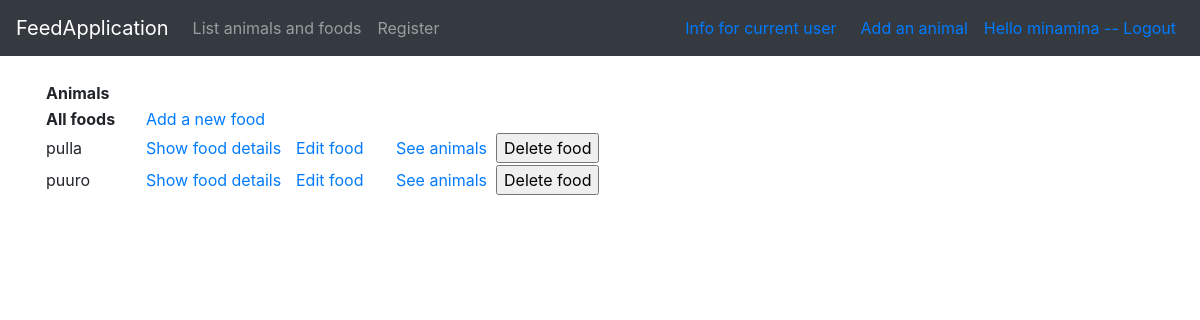
/animals/ (signed in), run on the app's committed database.
### application/auth/models.py (models this page shows, shortened)
class User(Base):
    __tablename__ = "account"
    name = db.Column(db.String(144), nullable=False)
    username = db.Column(db.String(144), nullable=False)
    password = db.Column(db.String(144), nullable=False)
    animals = db.relationship("Animal", backref='account', lazy=True)

### application/animals/models.py (models this page shows, shortened)
class Food(Base):
    name = db.Column(db.String(144), unique=True, nullable = False) #unique lisätty
    animals = db.relationship("Animal", secondary=animals_foods, back_populates='foods', lazy='dynamic')
    price = db.Column(db.Integer, nullable = True)

### application/animals/views.py (the view)
@app.route("/animals/", methods=["GET"])
def animals_index():
    return render_template("animals/list.html", animals = Animal.query.all(), foods = Food.query.all())

### application/__init__.py (called while the page is built)
@login_manager.user_loader
def load_user(user_id):
    return User.query.get(user_id)

### application/templates/animals/list.html (shortened to what this page needs)
{% extends "layout.html" %}
{% block body %}
  <table>
    <tr>
      <td><b>Animals</b></td>
      <td></td>
      <td></td>
    </tr>
  </table>
  <table>
    <tr>
      <td style="width:100px"><b>All foods</b></td>
      <td style="width:150px"><a href="{{ url_for('new_food_form') }}">Add a new food</a></td>
    </tr>
      {% for food in foods %}
        <tr><td>{{ food.name }}</td>
          <td style="width:150px"><a href="{{ url_for('show_food', food_id=food.id)}}">Show food details</a></td>
          <td style="width:100px"><a href="{{ url_for('show_update_food', food_id=food.id)}}">Edit food</a></td>
          <td style="width:100px"><a href="{{ url_for('show_animals_per_food', food_id=food.id)}}">See animals</a></td>
          <td><form method="GET" action="{{ url_for('foods_delete', food_id=food.id) }}">
            <input type="submit" value="Delete food"/></form></td>
        </tr>
      {% endfor %}
  </table>
{% endblock %}

### application/templates/layout.html (shortened to what this page needs)
<!DOCTYPE html>
<html>
  <head>
    <link rel="stylesheet" href="https://maxcdn.bootstrapcdn.com/bootstrap/4.0.0/css/bootstrap.min.css">
  </head>
  <body>
    <nav class="navbar navbar-expand-md navbar-dark bg-dark mb-4">
      <a class="navbar-brand" href="#">FeedApplication</a>
<div class="collapse navbar-collapse" id="navbarCollapse">
        <ul class="navbar-nav mr-auto">
          <li class="nav-item">
            <a class="nav-link" href="{{ url_for('animals_index') }} ">List animals and foods</a>
          </li>
          <li class="nav-item">
            <a class="nav-link" href="{{ url_for('animals_userform') }} ">Register</a>
          </li>
        </ul>
        <div class="form-inline mt-2 mt-md-0 px-2">
          {% if current_user.is_authenticated %}
            <div class="px-2"><a href="{{ url_for('current_animals') }} ">Info for current user</a></div>
            <div class="px-2"></div><a href="{{ url_for('animals_form') }} ">Add an animal</a></div>
            <div class="px-2"><a href="{{ url_for('auth_logout') }}">Hello {{ current_user.name }} -- Logout</a></div>
	        {% else %}
	        <a href="{{ url_for('auth_login') }}">Login</a>
	        {% endif %}
        </div>
    </nav>
    <main role="main" class="container">
    {% block body %}{% endblock %}
    </main>
  </body>
</html>

### data on the page
User: name "minamina"
Food: name "pulla"
Food: name "puuro"
